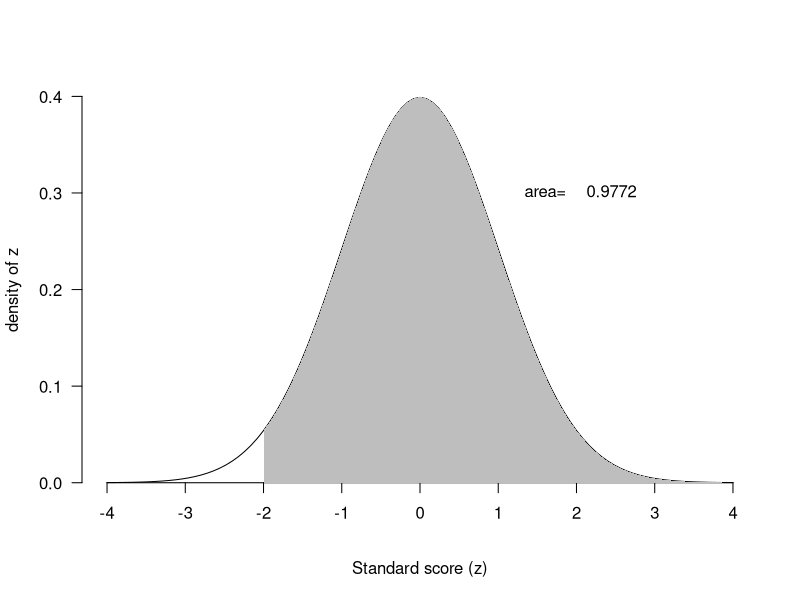

Source code (R):
#========================================================
# Area under normal curve 
#        Author: Luc Hens (luc.hens@vub.ac.be)
#        Date:   rev. 28 March 2019
#========================================================
# This script computes the area under the standard 
# normal curve between any two values (Sharpe, De Veaux, 
# and Velleman, 2017, pp. 243-247) and plots the normal curve 
# with the relevant area shaded. 
# ==============================================================
# Enter the values for the lower and upper boundaries:
  x.lower.boundary    <-    -2      # enter value for lower boundary 
  x.upper.boundary    <-     10^99  # enter value for upper boundary 
# ==============================================================
# Don't change anything in the lines below:
area <- pnorm(x.upper.boundary) - pnorm(x.lower.boundary)
area
curve(dnorm(x),las=1,xlim=c(-4,4),ylab="density of z",xlab="Standard score (z)",xaxt="n",frame.plot=FALSE) 
axis(side=1,,pos=0,xaxp=c(-4,4,8))      # x-axis

# To plot the graph, lower.boundaries less than -4 are set to -4, and
#                    upper.boundaries more than  4 are set to  4, and
cord.x <- c(max(x.lower.boundary,-4),seq(max(x.lower.boundary,-4),min(x.upper.boundary, 4),0.01),min(x.upper.boundary, 4)) 
cord.y <- c(0,dnorm(seq(max(x.lower.boundary,-4),min(x.upper.boundary, 4),0.01)),0)
polygon(cord.x,cord.y,col="grey",lty="blank") # shaded area
text(c(1,0.30),pos=2,labels="area=")
text(c(2,0.30),pos=4,labels=as.character(round(area,4)))




